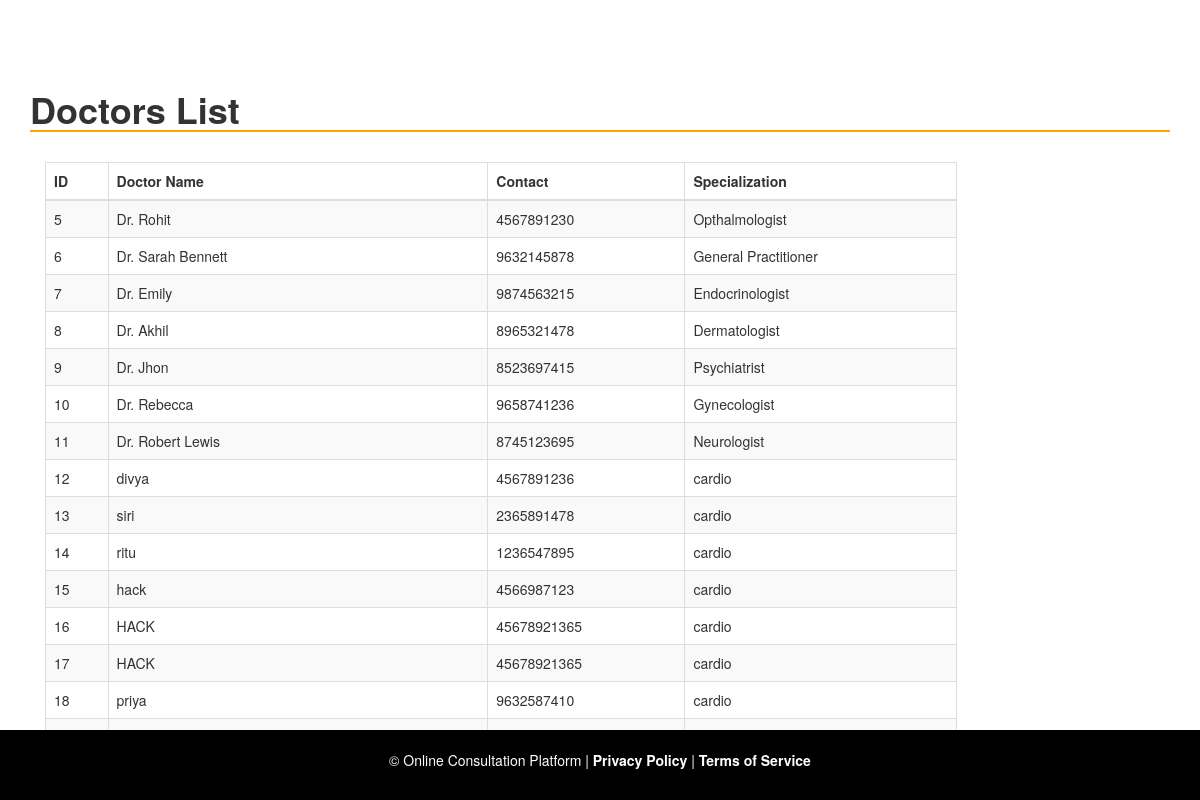
The page /doctor_list/ on the database its author committed.
### hospitals/models.py (models this page shows, shortened)
class Doctor(models.Model):
    name = models.CharField(max_length=50)
    mobile = models.IntegerField()
    special = models.CharField(max_length=50)

### hospitals/views.py (the view)
# urls.py: path('doctor_list/', doctor_list_view, name='doctor_list'),
def doctor_list_view(request):
    doctors = Doctor.objects.all()
    context = {'doc': doctors}
    return render(request, 'doctor_list.html', context)

### hospitals/templates/doctor_list.html (shortened to what this page needs)
<!DOCTYPE html>
<html lang="en">
<head>
    <link rel="stylesheet" href="https://maxcdn.bootstrapcdn.com/bootstrap/3.4.1/css/bootstrap.min.css">
    <link rel="stylesheet" href="https://cdnjs.cloudflare.com/ajax/libs/font-awesome/4.7.0/css/font-awesome.min.css">
    <link rel="stylesheet" href="https://use.fontawesome.com/releases/v5.6.3/css/all.css"
>
</head>
<body>
    <br><br><br><br>
    <div class="container card shadow m-5">
        <div class="card-body">
            <h5 class="p-2" style="border-bottom: 2px solid orange">Doctors List</h5>
            <div class="container mt-5">
                <div class="table-responsive">
                    <table id="example" class="table table-striped table-bordered table-sm" style="width:80%">
                        <thead>
                            <tr>
                                <th>ID</th>
                                <th>Doctor Name</th>
                                <th>Contact</th>
                                <th>Specialization</th>
                            </tr>
                        </thead>
                        <tbody>
                            {% for i in doc %}
                            <tr>
                                <td>{{ i.id }}</td>
                                <td>{{ i.name }}</td>
                                <td>{{ i.mobile }}</td>
                                <td>{{ i.special }}</td>
                            </tr>
                            {% endfor %}
                        </tbody>
                    </table>
                </div>
            </div>
        </div>
    </div>
    <div class="footer">
        <p>&copy; Online Consultation Platform | <a href="#">Privacy Policy</a> | <a href="#">Terms of Service</a></p>
    </div>
</body>
</html>

### hospitals/templates/doctor_list.html (style rules this page uses)
.footer { background-color: black; color: white; padding: 20px 0; width: 100%; text-align: center; position: fixed; bottom: 0; left: 0; }
.footer a { color: white; text-decoration: none; font-weight: bold; }
h5 { font-size: 36px; font-weight: bold; }

### rows shown on the page
Doctor: id "5", name "Dr. Rohit", mobile "4567891230", special "Opthalmologist"
Doctor: id "6", name "Dr. Sarah Bennett", mobile "9632145878", special "General Practitioner"
Doctor: id "7", name "Dr. Emily", mobile "9874563215", special "Endocrinologist"
Doctor: id "8", name "Dr. Akhil", mobile "8965321478", special "Dermatologist"
Doctor: id "9", name "Dr. Jhon", mobile "8523697415", special "Psychiatrist"
Doctor: id "10", name "Dr. Rebecca", mobile "9658741236", special "Gynecologist"
Doctor: id "11", name "Dr. Robert Lewis", mobile "8745123695", special "Neurologist"
Doctor: id "12", name "divya", mobile "4567891236", special "cardio"
Doctor: id "13", name "siri", mobile "2365891478", special "cardio"
Doctor: id "14", name "ritu", mobile "1236547895", special "cardio"
Doctor: id "15", name "hack", mobile "4566987123", special "cardio"
Doctor: id "16", name "HACK", mobile "45678921365", special "cardio"
Doctor: id "17", name "HACK", mobile "45678921365", special "cardio"
Doctor: id "18", name "priya", mobile "9632587410", special "cardio"
